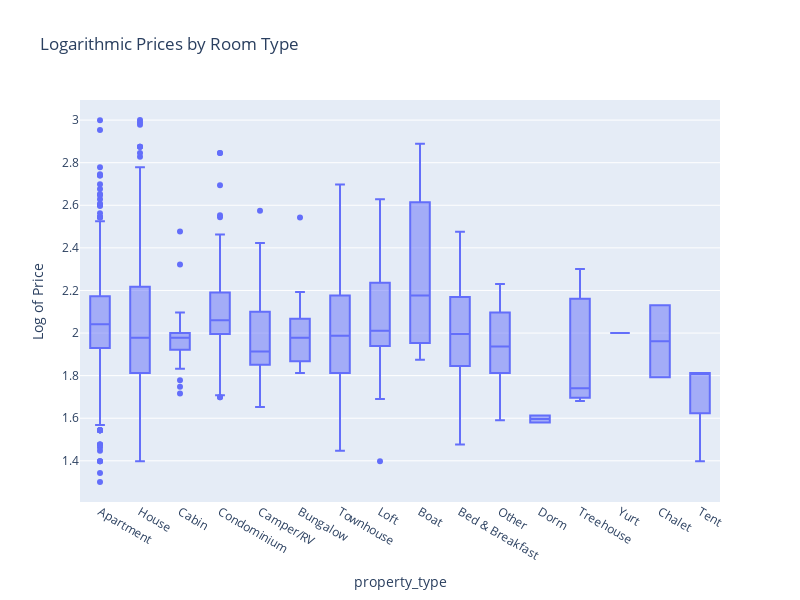

Write notebook code for a chart like this one.
### Code cell
# Create a box plot with customizations
fig = px.box(
    dataset,
    x="property_type",
    y="price_log",
    title="Logarithmic Prices by Room Type",
    labels={"room_type": "Room Type", "price_log": "Log of Price"},
    width=800,  # Width of the plot
    height=600  # Height of the plot
)

# Show the plot
fig.show()

### Figure 1 — Plotly figure (JSON) as saved in the notebook; plotly's stock layout.template omitted (floating-point values rounded to 4 significant figures; data arrays with more than 128 entries replaced by an {"elided": "..."} marker saying what was removed)
{"data": [{"alignmentgroup": "True", "hovertemplate": "property_type=%{x}<br>Log of Price=%{y}<extra></extra>", "legendgroup": "", "marker": {"color": "#636efa"}, "name": "", "notched": false, "offsetgroup": "", "orientation": "v", "showlegend": false, "type": "box", "x": {"elided": "3818 str values"}, "x0": " ", "xaxis": "x", "y": {"elided": "3818 float values"}, "y0": " ", "yaxis": "y"}], "layout": {"boxmode": "group", "height": 600, "legend": {"tracegroupgap": 0}, "title": {"text": "Logarithmic Prices by Room Type"}, "width": 800, "xaxis": {"anchor": "y", "domain": [0, 1], "title": {"text": "property_type"}}, "yaxis": {"anchor": "x", "domain": [0, 1], "title": {"text": "Log of Price"}}}}
